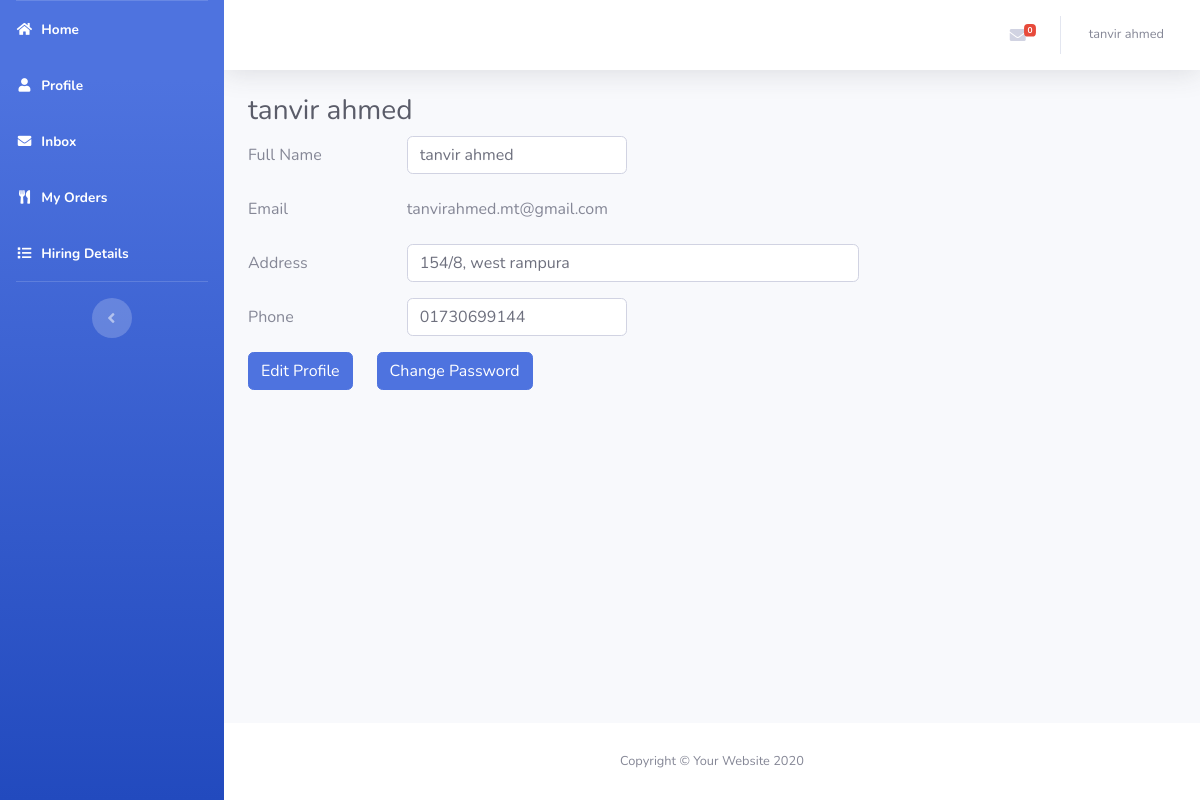
The page /user/user-profile.php (signed in) on the database its author committed.
### tables this page shows
CREATE TABLE `users` (
  `user_id` int(11) NOT NULL,
  `user_name` varchar(255) NOT NULL,
  `user_email` varchar(255) NOT NULL,
  `user_address` varchar(255) NOT NULL,
  `user_phone` varchar(255) NOT NULL,
  `pw` varchar(255) NOT NULL,
  `code` varchar(255) NOT NULL,
  `status` int(11) NOT NULL DEFAULT 0,
  `role` int(11) NOT NULL DEFAULT 3
);

### user/user-profile.php (the view, shortened to what this page needs)
<?php include_once 'header.php'; ?>
        <div class="container-fluid">
          <?php
            $sql = "SELECT * FROM users WHERE user_id='$id'";
            $result = $conn->query($sql);
            while($row = $result->fetch_assoc()) { ?>
          <h1 class="h3 mb-2 text-gray-800"><?=$row['user_name']?></h1>
          <form action="edit-profile.php" method="POST">
            <div class="form-group row">
              <label for="name" class="col-sm-2 col-form-label">Full Name</label>
              <div class="col-sm-auto">
                <input type="text" class="form-control" name="name" value="<?=$row['user_name']?>" required>
              </div>
            </div>
            <div class="form-group row">
              <label for="email" class="col-sm-2 col-form-label">Email</label>
              <div class="col-sm-6">
                <input type="email" readonly class="form-control-plaintext" name="email" value="<?=$row['user_email']?>" required>
              </div>
            </div>
            <div class="form-group row">
              <label for="address" class="col-sm-2 col-form-label">Address</label>
              <div class="col-sm-6">
                <input type="text" class="form-control" name="address" value="<?=$row['user_address']?>" required>
              </div>
            </div>
            <div class="form-group row">
              <label for="phone" class="col-sm-2 col-form-label">Phone</label>
              <div class="col-sm-auto">
                <input type="text" class="form-control" name="phone" value="<?=$row['user_phone']?>" required>
              </div>
            </div>
            <div class="row">
              <div class="col-auto">
                <button type="submit" class="btn btn-primary">Edit Profile</button>
              </div>
              <div class="col-auto">
                <a href="change-password.php" class="btn btn-primary">Change Password</a>
              </div>
            </div>
          </form>
      <?php }
          ?>
        </div>
      </div>
<?php include_once 'footer.php'; ?>

### user/header.php (shortened to what this page needs)
<?php
  $id = $_SESSION['id'];
?>
<!DOCTYPE html>
<html lang="en">
<head>
  <link href="../panel/vendor/fontawesome-free/css/all.min.css" rel="stylesheet" type="text/css">
  <link href="../panel/css/sb-admin-2.min.css" rel="stylesheet">
  <link href="../panel/vendor/datatables/dataTables.bootstrap4.min.css" rel="stylesheet">
  <link href="../panel/css/style.css" rel="stylesheet">
</head>
<body id="page-top">
  <div id="wrapper">
    <ul class="navbar-nav bg-gradient-primary sidebar sidebar-dark accordion" id="accordionSidebar">
      <li class="nav-item active">
        <a class="nav-link" href="../index.php">
          <i class="fas fa-fw fa-home"></i>
          <span>Home</span></a>
      </li>
      <li class="nav-item active">
        <a class="nav-link" href="user-profile.php">
          <i class="fas fa-fw fa-user"></i>
          <span>Profile</span></a>
      </li>
      <li class="nav-item active">
        <a class="nav-link" href="messages.php">
          <i class="fas fa-fw fa-envelope"></i>
          <span>Inbox</span></a>
      </li>
      <li class="nav-item active">
        <a class="nav-link" href="user-order.php">
          <i class="fas fa-fw fa-utensils"></i>
          <span>My Orders</span></a>
      </li>
      <li class="nav-item active">
        <a class="nav-link" href="user-hire.php">
          <i class="fas fa-fw fa-list"></i>
          <span>Hiring Details</span></a>
      </li>
      <hr class="sidebar-divider d-none d-md-block">
      <div class="text-center d-none d-md-inline">
        <button class="rounded-circle border-0" id="sidebarToggle"></button>
      </div>
    </ul>
    <div id="content-wrapper" class="d-flex flex-column">
      <div id="content">
        <nav class="navbar navbar-expand navbar-light bg-white topbar mb-4 static-top shadow">
          <ul class="navbar-nav ml-auto">
            <?php
              $conn = connect();
              $sql = "SELECT * FROM conversations WHERE user_id = '$id' AND status_u = '1'";
              $result = $conn->query($sql);
              $newNoti = mysqli_num_rows($result);
            ?>
            <li class="nav-item dropdown no-arrow mx-1">
              <a class="nav-link dropdown-toggle" href="#" id="alertsDropdown" role="button" data-toggle="dropdown" aria-haspopup="true" aria-expanded="false">
                <i class="fas fa-envelope fa-fw"></i>
                <span class="badge badge-danger badge-counter"><?=$newNoti?></span>
              </a>
            </li>
            <li class="nav-item dropdown no-arrow">
              <a class="nav-link dropdown-toggle" href="#" id="userDropdown" role="button" data-toggle="dropdown" aria-haspopup="true" aria-expanded="false">
                <?php
                  $sql = "SELECT * FROM users WHERE user_id = '$id'";
                  $result = $conn->query($sql);
                  while($row = $result->fetch_assoc()) { ?>
                    <span class="mr-2 d-none d-lg-inline text-gray-600 small"><?=$row['user_name']?></span>
                <?php }
                ?>
              </a>
            </li>
          </ul>
        </nav>

### rows shown on the page
users: user_name "tanvir ahmed", name "tanvir ahmed", email "tanvirahmed.mt@gmail.com", address "154/8, west rampura", phone "01730699144"

### other values the page prints
$newNoti "0"
